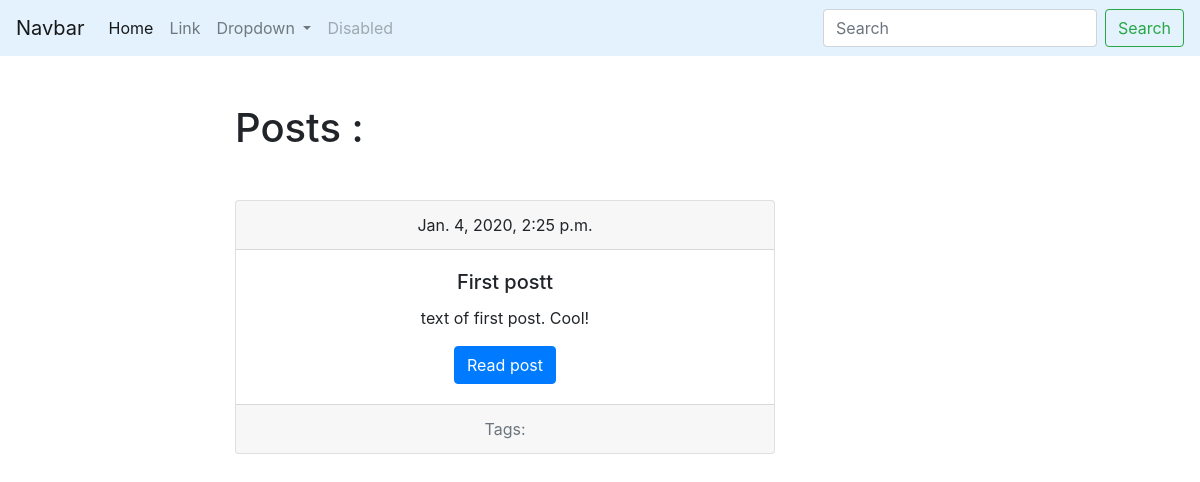
/blog/, run on an earlier commit of the app's database.
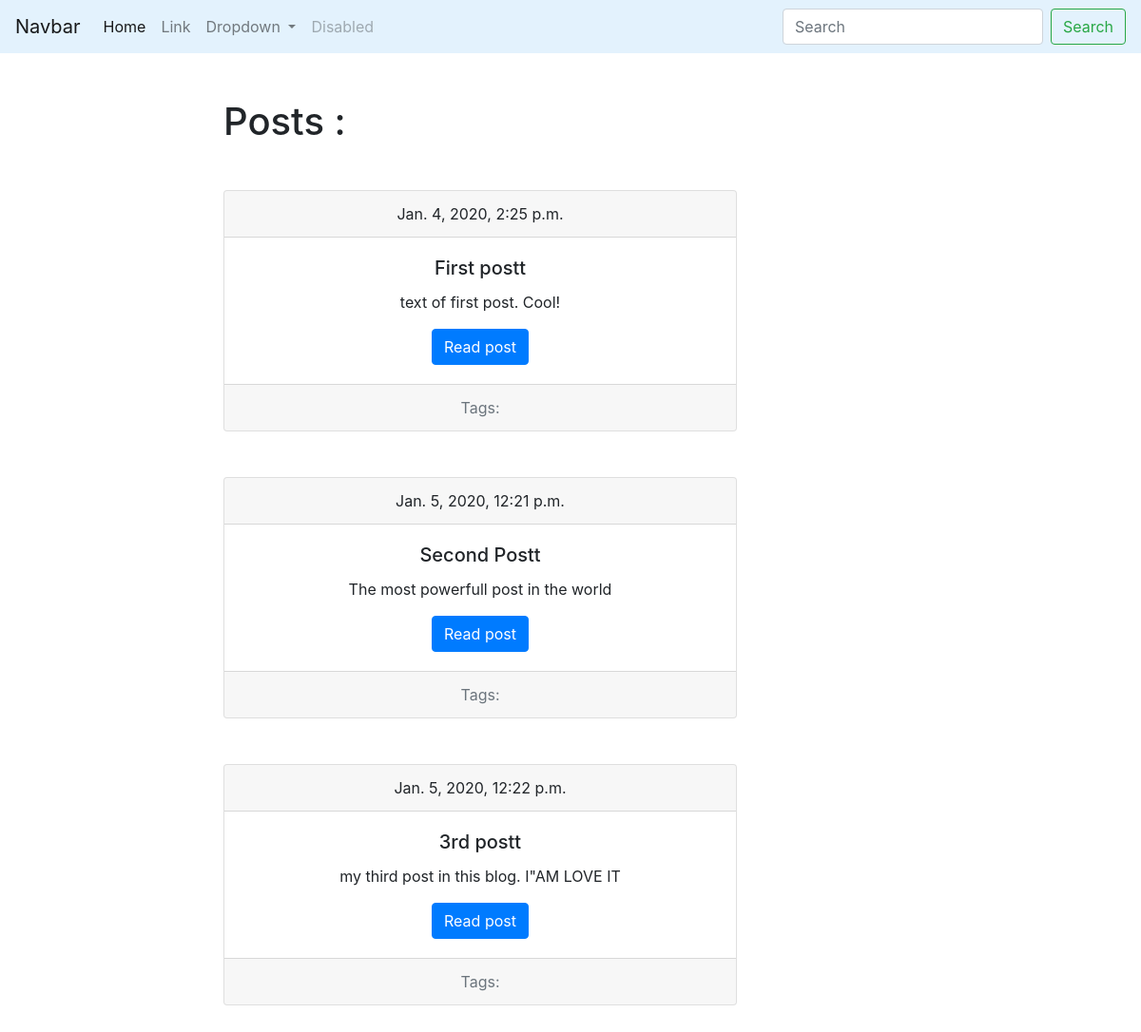
And on a later commit of the database.
### blog/models.py (models this page shows, shortened)
class Post(models.Model):
    title = models.CharField(max_length=150, db_index=True)
    slug = models.SlugField(max_length=150, unique=True)
    body = models.TextField(blank=True, db_index=True)
    date_pub = models.DateTimeField(auto_now_add=True)

### blog/views.py (the view)
# urls.py: path('', posts_list),
def posts_list(request):
    posts = Post.objects.all()
    return render(request, 'blog/index.html', context={'posts': posts})

### blog/templates/blog/index.html (shortened to what this page needs)
{% extends 'blog/base_blog.html'%}
{% block content %}
<h1 class="mb-5">Posts : </h1>
{% for post in posts %}
<div class="card text-center mb-5">
    <div class="card-header">
      {{ post.date_pub }}
    </div>
    <div class="card-body">
      <h5 class="card-title">{{ post.title }}t</h5>
      <p class="card-text">{{ post.body }}</p>
      <a href="#" class="btn btn-primary">Read post</a>
    </div>
    <div class="card-footer text-muted">
      Tags:
    </div>
  </div>
{%endfor%}
{% endblock %}

### blog/templates/blog/base_blog.html (shortened to what this page needs)
<!DOCTYPE html>
<html lang="en">
<head>
    <link rel="stylesheet" href="https://stackpath.bootstrapcdn.com/bootstrap/4.4.1/css/bootstrap.min.css">
</head>
<body>
    <nav class="navbar navbar-expand-lg navbar-light" style="background-color: #e3f2fd;">
        <a class="navbar-brand" href="#">Navbar</a>
        <div class="collapse navbar-collapse" id="navbarSupportedContent">
          <ul class="navbar-nav mr-auto">
            <li class="nav-item active">
              <a class="nav-link" href="#">Home <span class="sr-only">(current)</span></a>
            </li>
            <li class="nav-item">
              <a class="nav-link" href="#">Link</a>
            </li>
            <li class="nav-item dropdown">
              <a class="nav-link dropdown-toggle" href="#" id="navbarDropdown" role="button" data-toggle="dropdown" aria-haspopup="true" aria-expanded="false">
                Dropdown
              </a>
            </li>
            <li class="nav-item">
              <a class="nav-link disabled" href="#" tabindex="-1" aria-disabled="true">Disabled</a>
            </li>
          </ul>
          <form class="form-inline my-2 my-lg-0">
            <input class="form-control mr-sm-2" type="search" placeholder="Search" aria-label="Search">
            <button class="btn btn-outline-success my-2 my-sm-0" type="submit">Search</button>
          </form>
        </div>
      </nav>
      <div class="container mt-5">
          <div class="row">
              <div class="col-6 offset-md-2">
                {% block content %}{% endblock %}
              </div>
          </div>
      </div>
</body>
</html>

What changed in the data, as far as the page shows it:
added Post: date_pub "Jan. 5, 2020, 12:21 p.m.", title "Second Post", body "The most powerfull post in the world"
added Post: date_pub "Jan. 5, 2020, 12:22 p.m.", title "3rd post", body "my third post in this blog. I\"AM LOVE IT"
